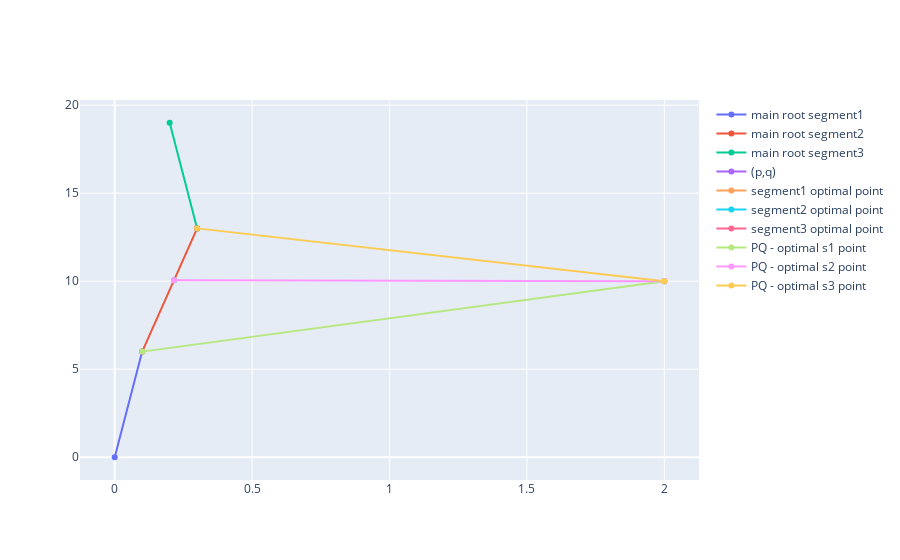

Notebook code for this chart:
### Code cell
pt1 = [0, 0.1]
pt2 = [0, 6]

pt3 = [0.1, 0.3]
pt4 = [6, 13]

pt5 = [0.3, 0.2]
pt6 = [13, 19]
p_pt = 2
q_pt = 10
G = 0
alpha = 1
Droot = 10

s1_t = find_best_cost(alpha, G, Droot, pt1[0], pt2[0], pt1[1], pt2[1], p_pt, q_pt)[1]
s1_opt = get_xy_coords(s1_t, pt1[0], pt2[0], pt1[1], pt2[1])

s2_t = find_best_cost(alpha, G, Droot, pt1[1], pt2[1], pt3[1], pt4[1], p_pt, q_pt)[1]
s2_opt = get_xy_coords(s2_t, pt1[1], pt2[1], pt3[1], pt4[1])

s3_t = find_best_cost(alpha, G, Droot, pt3[1], pt4[1], pt5[1], pt6[1], p_pt, q_pt)[1]
s3_opt = get_xy_coords(s3_t, pt3[1], pt4[1], pt5[1], pt6[1])

segment1 = go.Scatter(x=pt1, y=pt2, name="main root segment1")
segment2 = go.Scatter(x=pt3, y=pt4, name="main root segment2")
segment3 = go.Scatter(x=pt5, y=pt6, name="main root segment3")

pq = go.Scatter(x = [p_pt], y= [q_pt], name="(p,q)")

s1_pt = go.Scatter(x = [s1_opt[0]], y = [s1_opt[1]], name = "segment1 optimal point")
s2_pt = go.Scatter(x = [s2_opt[0]], y = [s2_opt[1]], name = "segment2 optimal point")
s3_pt = go.Scatter(x = [s3_opt[0]], y = [s3_opt[1]], name = "segment3 optimal point")

s1_pq_x = [s1_opt[0], p_pt]
s1_pq_y = [s1_opt[1], q_pt]

s1_pq = go.Scatter(x=s1_pq_x, y=s1_pq_y, name="PQ - optimal s1 point")

s2_pq_x = [s2_opt[0], p_pt]
s2_pq_y = [s2_opt[1], q_pt]

s2_pq = go.Scatter(x=s2_pq_x, y=s2_pq_y, name="PQ - optimal s2 point")


s3_pq_x = [s3_opt[0], p_pt]
s3_pq_y = [s3_opt[1], q_pt]

s3_pq = go.Scatter(x=s3_pq_x, y=s3_pq_y, name="PQ - optimal s3 point")

example_fig = go.Figure()
example_fig.add_trace(segment1)
example_fig.add_trace(segment2)
example_fig.add_trace(segment3)
example_fig.add_trace(pq)
example_fig.add_trace(s1_pt)
example_fig.add_trace(s2_pt)
example_fig.add_trace(s3_pt)
example_fig.add_trace(s1_pq)
example_fig.add_trace(s2_pq)
example_fig.add_trace(s3_pq)
# find_best_cost(alpha, G, Droot, pt1[0], pt2[0], pt1[1], pt2[1], p_pt, q_pt, example_fig)
#three_line_segments(alpha, G, Droot, pt1[0], pt2[0], pt1[1], pt2[1], pt3[1], pt4[1], pt5[1], pt6[1], p_pt, q_pt)
example_fig.show()

### Figure 1 — Plotly figure (JSON) as saved in the notebook; plotly's stock layout.template omitted (floating-point values rounded to 4 significant figures)
{"data": [{"name": "main root segment1", "type": "scatter", "x": [0, 0.1], "y": [0, 6]}, {"name": "main root segment2", "type": "scatter", "x": [0.1, 0.3], "y": [6, 13]}, {"name": "main root segment3", "type": "scatter", "x": [0.3, 0.2], "y": [13, 19]}, {"name": "(p,q)", "type": "scatter", "x": [2], "y": [10]}, {"name": "segment1 optimal point", "type": "scatter", "x": [0.1], "y": [6]}, {"name": "segment2 optimal point", "type": "scatter", "x": [0.216], "y": [10.06]}, {"name": "segment3 optimal point", "type": "scatter", "x": [0.3], "y": [13]}, {"name": "PQ - optimal s1 point", "type": "scatter", "x": [0.1, 2], "y": [6, 10]}, {"name": "PQ - optimal s2 point", "type": "scatter", "x": [0.216, 2], "y": [10.06, 10]}, {"name": "PQ - optimal s3 point", "type": "scatter", "x": [0.3, 2], "y": [13, 10]}], "layout": {"autosize": true, "xaxis": {"autorange": true, "range": [-0.1246, 2.125], "type": "linear"}, "yaxis": {"autorange": true, "range": [-1.568, 20.57], "type": "linear"}}}
